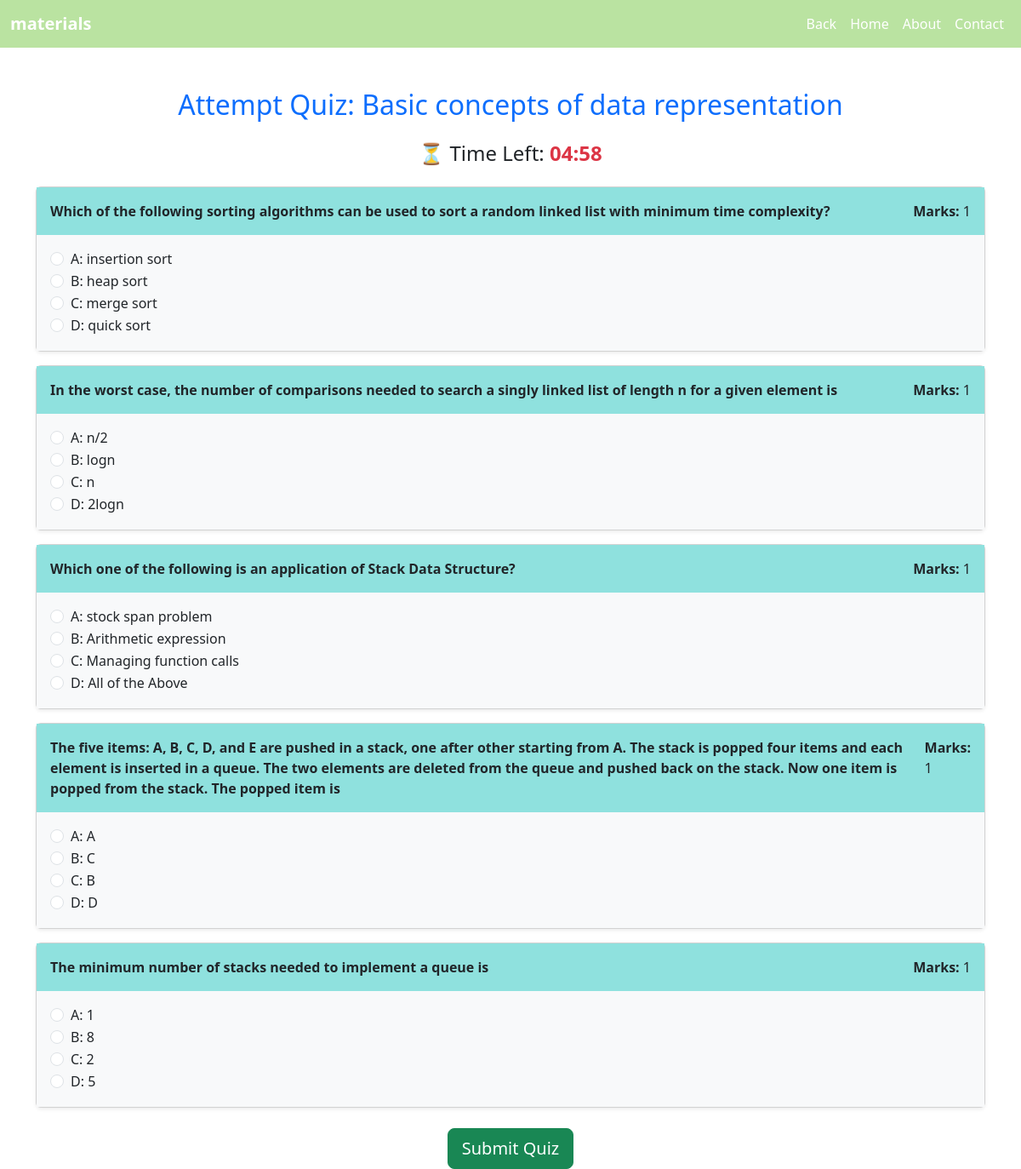
Screenshot of /quiz/16/attempt/ (signed in) with the database file from the repository.
### lms/models.py (models this page shows, shortened)
class Quiz(models.Model):
    course_content = models.ForeignKey('CourseContent', on_delete=models.CASCADE, related_name='quizzes',null=True, blank=True)
    title = models.CharField(max_length=255)
    description = models.TextField()
    marks = models.IntegerField(default=1)  # Ensure this field exists in your model
    time_limit = models.IntegerField(default=10)

class Question(models.Model):
    question_text = models.TextField()
    marks = models.IntegerField(default=1)
    correct_option = models.CharField(max_length=1, choices=[('A', 'A'), ('B', 'B'), ('C', 'C'), ('D', 'D')], default="A")
    quiz = models.ForeignKey(Quiz, on_delete=models.CASCADE, related_name='questions')

class Option(models.Model):
    question = models.ForeignKey('Question', on_delete=models.CASCADE)
    option_a = models.CharField(max_length=255, default="Default Option")
    option_b = models.CharField(max_length=255, default="Default Option")
    option_c = models.CharField(max_length=255, default="Default Option")
    option_d = models.CharField(max_length=255, default="Default Option")
    correct_option = models.CharField(max_length=1, choices=[('A', 'A'), ('B', 'B'), ('C', 'C'), ('D', 'D')], default="A")

### lms/views.py (the view, shortened to what this page needs)
# urls.py: path('quiz/<int:quiz_id>/attempt/', attempt_quiz, name='attempt_quiz'),
@login_required
def attempt_quiz(request, quiz_id):
    quiz = get_object_or_404(Quiz, id=quiz_id)
    questions = quiz.questions.all()
    for question in questions:
        question.options = question.option_set.all()
    return render(request, 'attempt_quiz.html', {'quiz': quiz, 'questions': questions})

### lms/templates/attempt_quiz.html (shortened to what this page needs)
<!DOCTYPE html>
<html lang="en">
<head>
    <link href="https://cdn.jsdelivr.net/npm/bootstrap@5.3.0-alpha1/dist/css/bootstrap.min.css" rel="stylesheet">
</head>
<body>
    <body>
  <nav class="navbar navbar-expand-lg" style="background-color: hwb(97 63% 11%);">
    <div class="container-fluid">
      <a class="navbar-brand text-white" href="#" style="font-weight: bold;">materials</a>
      <div class="collapse navbar-collapse" id="navbarNav">
        <ul class="navbar-nav ms-auto">
          <li class="nav-item">
            <a class="nav-link text-white active" aria-current="page" href="{% url 'quiz_list'%}" style="font-size: 16px;">Back </a>
          </li>
          <li class="nav-item">
            <a class="nav-link text-white active" aria-current="page" href="{% url 'teacher_dashboard'%}" style="font-size: 16px;">Home </a>
          </li>
          <li class="nav-item">
            <a class="nav-link text-white" href="#" style="font-size: 16px;">About</a>
          </li>
          <li class="nav-item">
            <a class="nav-link text-white" href="#" style="font-size: 16px;">Contact          </a>
          </li>
        </ul>
      </div>
    </div>
  </nav>
    <div class="container mt-5">
        <h2 class="text-center text-primary mb-4">Attempt Quiz: {{ quiz.title }}</h2>
<div class="text-center mb-4">
  <h4>
      ⏳ Time Left:
      <span id="timer" class="text-danger fw-bold"></span>
  </h4>
</div>
        <form id="quizForm" method="POST">
            {% for question in questions %}
                <div class="card mb-3 shadow-sm">
                    <div class="card-body" style="background-color: #8fe1de;">
                        <div class="d-flex justify-content-between">
                            <span><strong>{{ question.question_text }}</strong></span>
                            <span class="text-dark"><strong>Marks:</strong> {{ question.marks }}</span>
                        </div>
                    </div>
                    <div class="card-body bg-light">
                        {% with question.options.first as option %}
                            <div class="form-check">
                                <input type="radio" name="question_{{ question.id }}" value="A" id="q{{ question.id }}a" class="form-check-input" required>
                                <label for="q{{ question.id }}a" class="form-check-label">A: {{ option.option_a }}</label>
                            </div>
                            <div class="form-check">
                                <input type="radio" name="question_{{ question.id }}" value="B" id="q{{ question.id }}b" class="form-check-input">
                                <label for="q{{ question.id }}b" class="form-check-label">B: {{ option.option_b }}</label>
                            </div>
                            <div class="form-check">
                                <input type="radio" name="question_{{ question.id }}" value="C" id="q{{ question.id }}c" class="form-check-input">
                                <label for="q{{ question.id }}c" class="form-check-label">C: {{ option.option_c }}</label>
                            </div>
                            <div class="form-check">
                                <input type="radio" name="question_{{ question.id }}" value="D" id="q{{ question.id }}d" class="form-check-input">
                                <label for="q{{ question.id }}d" class="form-check-label">D: {{ option.option_d }}</label>
                            </div>
                        {% endwith %}
                    </div>
                </div>
            {% endfor %}
            <div class="text-center mt-4">
                <button type="submit" class="btn btn-success btn-lg">Submit Quiz</button>
            </div>
        </form>
    </div>
</body>
</html>

### rows the page displays
Quiz: title "Basic concepts of data representation"
Question: question_text "Which of the following sorting algorithms can be used to sort a random linked list with minimum time complexity?", marks "1", options.first.option_a "insertion sort", options.first.option_b "heap sort", options.first.option_c "merge sort", options.first.option_d "quick sort"
Question: question_text "In the worst case, the number of comparisons needed to search a singly linked list of length n for a given element is", marks "1", options.first.option_a "n/2", options.first.option_b "logn", options.first.option_c "n", options.first.option_d "2logn"
Question: question_text "Which one of the following is an application of Stack Data Structure?", marks "1", options.first.option_a "stock span problem", options.first.option_b "Arithmetic expression", options.first.option_c "Managing function calls", options.first.option_d "All of the Above"
Question: question_text "The five items: A, B, C, D, and E are pushed in a stack, one after other starting from A. The stack is popped four items and each element is inserted in a queue. The two elements are deleted from the queue and pushed back on the stack. Now one item is popped from the stack. The popped item is", marks "1", options.first.option_a "A", options.first.option_b "C", options.first.option_c "B", options.first.option_d "D"
Question: question_text "The minimum number of stacks needed to implement a queue is", marks "1", options.first.option_a "1", options.first.option_b "8", options.first.option_c "2", options.first.option_d "5"
